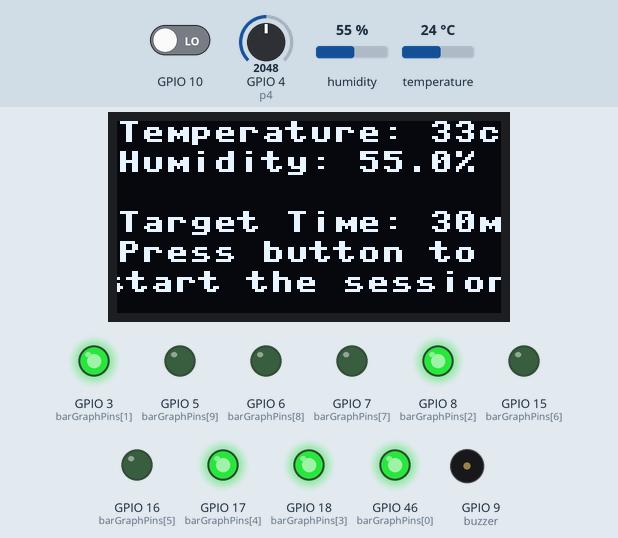
Simulated run of this program. Board: ESP32 board running MicroPython. Parts: 128×64 one-colour display, output pins drawn as LEDs (lit = HIGH), buzzer (waves = sounding). Wiring (from the project's diagram.json): green LED on GPIO 3, potentiometer on GPIO 4, green LED on GPIO 5, green LED on GPIO 6, green LED on GPIO 7, green LED on GPIO 8, buzzer on GPIO 9, green LED on GPIO 15, green LED on GPIO 16, green LED on GPIO 17, green LED on GPIO 18, DHT22 sensor on GPIO 42, green LED on GPIO 46. The test bench sets the inputs (shaded band); at power-on: GPIO 10 LOW, GPIO 4 (p4) = 2048, humidity 55 %, temperature 24 °C (analog values on the 0–4095 scale). Library files of the repository ran but are not shown: ssd1306.py; what the program prints to the serial console is not drawn.

Above: at 0.4 s.
1.3 s: GPIO 10 driven HIGH
At 1.56 s:
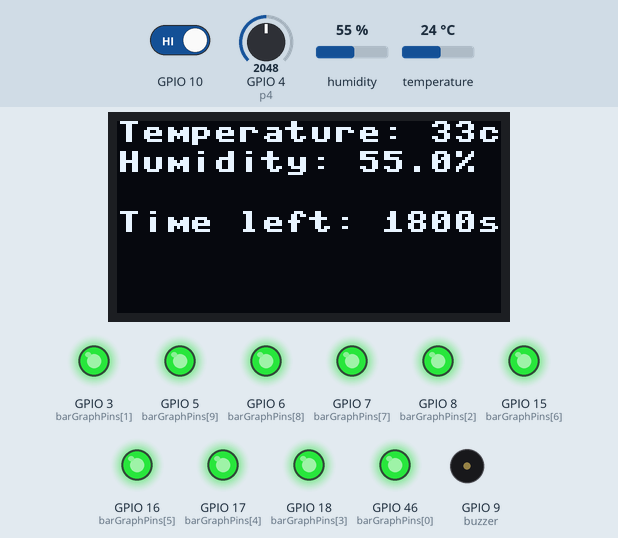
3.3 s: GPIO 4 (p4) set to 2866
At 3.57 s:
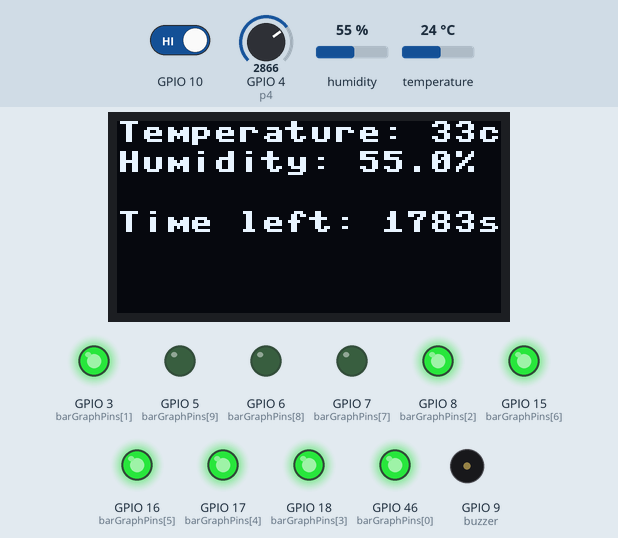
5.3 s: humidity set to 68 %
At 5.47 s:
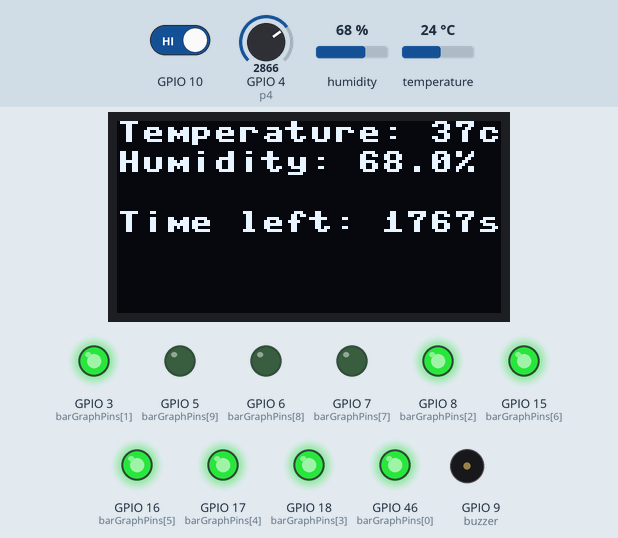
6.9 s: GPIO 4 (p4) set to 4095
At 7.12 s:
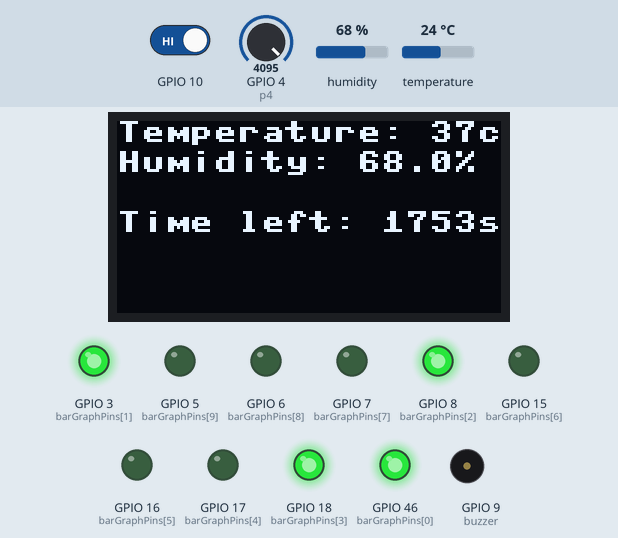
8.9 s: temperature set to 12 °C
At 9.13 s:
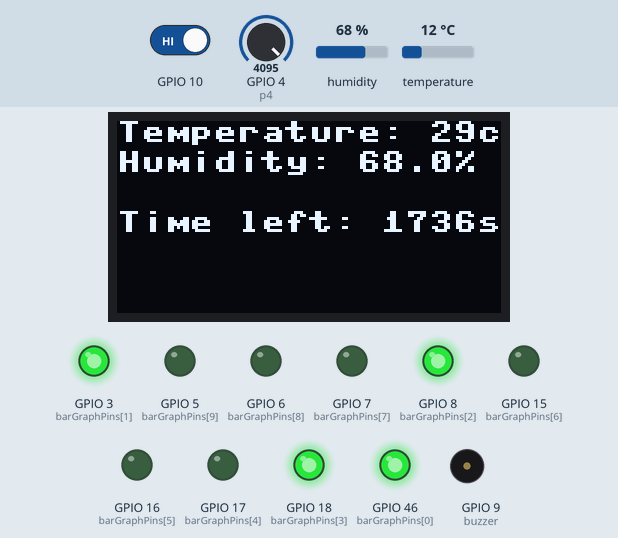
10.5 s: GPIO 4 (p4) set to 3603
At 10.78 s:
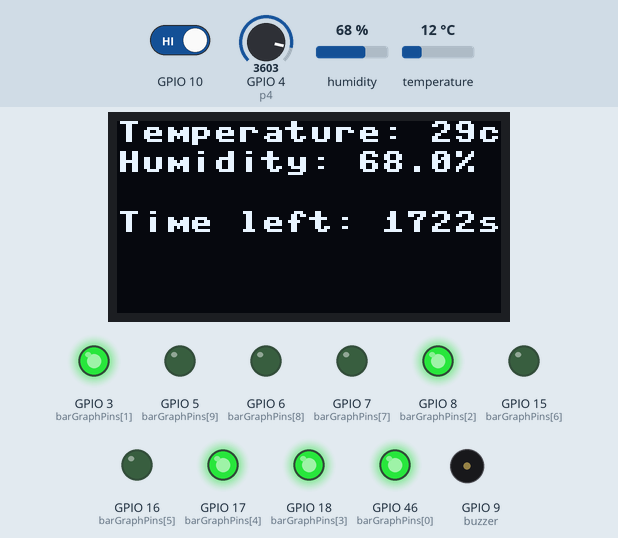
Timing chart, 0 to 13.5 s (numbered marks = the images above; inputs shaded):
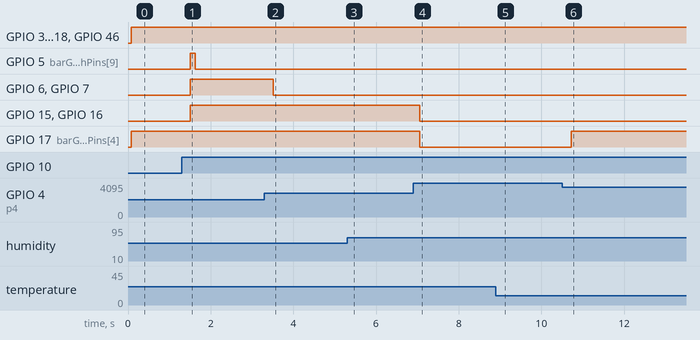

Measured:
- after the input at 1.3 s, GPIO 5 (barGraphPins[9]): LOW → HIGH after 0.21 s, → LOW 0.12 s later; GPIO 6 (barGraphPins[8]), GPIO 7 (barGraphPins[7]), GPIO 15 (barGraphPins[6]), GPIO 16 (barGraphPins[5]): LOW → HIGH after 0.21 s; the display: changes after 0.21 s (image 1)
- after the input at 3.3 s, GPIO 6 (barGraphPins[8]), GPIO 7 (barGraphPins[7]): HIGH → LOW after 0.22 s
- after the input at 5.3 s, the display: changes after 0.13 s (image 3)
- after the input at 6.9 s, GPIO 15 (barGraphPins[6]), GPIO 16 (barGraphPins[5]), GPIO 17 (barGraphPins[4]): HIGH → LOW after 0.16 s
- after the input at 10.5 s, GPIO 17 (barGraphPins[4]): LOW → HIGH after 0.23 s
- what the display in image 0 shows lasts 0.8 s, from 0.4 s to 1.2 s

The program:

main.py
```python
# Requirements:
# Time my sessions
# Warn me if something's amiss (i.e.: Too hot/Too cold/Too humid/Too long spent sitting)
# Set new timers
# View current stats (Temp/Humidity/Time Left)

# Parts List:
# ESP32-s3: https://docs.espressif.com/projects/esp-idf/en/stable/esp32s3/_images/ESP32-S3_DevKitC-1_pinlayout_v1.1.jpg
# Bar Graph: (Session Time/Temp/Humidity)
# Rotating thing: To switch the bar graph around
# Sliding thing: To set session time
# Temp/Humidity Sensor
# Buzzer: To tell me if smth is wrong
# Button: To reset session

# Generic Imports
from machine import Pin, ADC, PWM
import time

# OLED Import
from oled import *

# Temp import and setup
from dht import DHT22
tempSensor = DHT22(42)

# Buzzer import and setup
import buzzerPy

# Slider setup
p4 = Pin(4, Pin.IN)
sl = ADC(p4)
sl.atten(ADC.ATTN_11DB) # This is to make it work with the 3.3v power supply
sliderVal = sl.read() # Ranges from 0-4095 (inclusive)

# Led Bar Graph setup
barGraphPins = [Pin(46, Pin.OUT), Pin(3, Pin.OUT), Pin(8, Pin.OUT), Pin(18, Pin.OUT), Pin(17, Pin.OUT), Pin(16, Pin.OUT), Pin(15, Pin.OUT), Pin(7, Pin.OUT), Pin(6, Pin.OUT), Pin(5, Pin.OUT)]

# Buzzer setup
buzzer = buzzerPy.BUZZER(Pin(9, Pin.OUT))

# Planning out the variables:
isSessOn = False
cTemp = 80 # Current Temperature
cHum = 80 # Current Humidity
timeLeft = 0 # Time Left in Session
targetTime = 0
sesLen = 0 # Session length
sliderVal = 0
warning = False
err = None
btnPressTime = 750

# Generic functions
def mapValue(value, range1_min, range1_max, range2_min, range2_max):
    ratio = (value - range1_min) / (range1_max - range1_min)
    mapped_value = ratio * (range2_max - range2_min) + range2_min
    return int(mapped_value)

def getTemp():
    try:
        tempSensor.measure()
        temp = tempSensor.temperature()
        humidity = tempSensor.humidity()
    except Exception as e:
        print(e)
        temp, humidity = -1, -1
    return temp, humidity

def readButton(pinNum):
    pin = Pin(pinNum, Pin.IN)
    return pin.value()

# Bar Graph functions
def valToGraph(value):
    for i in range(10):
        if i < value:
            barGraphPins[i].value(1)
        else:
            barGraphPins[i].value(0)

def updateGraph(target, current, temp=0):
    val = mapValue(current, temp, target, 0, 10)
    valToGraph(val)


# Update Functions
def checkTemps(currentTemperature, currentHumidity):
    global warning
    global btnPressTime
    global err
    feelsLikeTemperature = (currentTemperature * 0.7) + (currentHumidity * 0.3)
    if not warning and btnPressTime > 750:
        if feelsLikeTemperature > 36:
            err = "TH"
        elif feelsLikeTemperature < 10:
            err = "TC"
        else:
            err = None
            buzzer.notone()
    else:
        if feelsLikeTemperature < 36 and feelsLikeTemperature > 10 and err != "S":
            buzzer.notone()
            warning = False
            err = None
    if err == "TH":
        warning = True
        buzzer.tone(buzzerPy.A5)
    elif err == "TC":
        warning = True
        buzzer.tone(buzzerPy.A5)

def checkButton():
    global warning
    global btnPressTime
    global err
    global isSessOn
    global targetTime
    global timeLeft
    if warning and readButton(10) and err != "S":
        warning = False
        err = None
        btnPressTime = 0
        buzzer.notone()
    elif warning and readButton(10) and err == "S":
        targetTime = 0
        isSessOn = False
        warning = False
        err = None
        btnPressTime = 0
    elif not isSessOn and readButton(10) and sl.read() > 0:
        isSessOn = True
        targetTime = mapValue(sl.read(), 0, 4095, 0, 60)
        timeLeft = targetTime*60 # Convert it to seconds

def checkSession():
    global isSessOn
    global timeLeft
    if isSessOn:
        # time.sleep(0.8) # Allow for processing of other things
        timeLeft -= 1
        if timeLeft <= 0:
            timeLeft = 0
            targetTime = 0
            isSessOn = False
            buzzer.tone(buzzerPy.A5)
            warning = True
            err = "S"

def checkSlider():
    global sliderVal
    global targetTime
    slVal = sl.read()
    sliderVal = mapValue(slVal, 0, 4095, 0, 10)
    if sliderVal != 0 and isSessOn != True:
        valToGraph(sliderVal)

def updateScreen():
    global targetTime
    global timeLeft
    temp, hum = getTemp()
    flt = (temp * 0.7) + (hum * 0.3)
    displayText(("Temperature: " + str(round(flt)) + "c"), 0, 0)
    displayText(("Humidity: " + str(hum) + "%"), 0, 10, False)
    if isSessOn:
        displayText(("Time left: " + str(timeLeft) + "s"), 0, 30, False)
        updateGraph(targetTime, timeLeft/60)
    elif sl.read() > 0:
        displayText(("Target Time: " + str(targetTime) + "m"), 0, 30, False)
        displayText("Press button to", 0, 40, False)
        displayText("start the session", -5, 50, False)
    else:
        updateGraph(86, flt, 5)


cTemp, cHum = getTemp()
while True:
    cTemp, cHum = getTemp()
    checkTemps(cTemp, cHum)
    checkButton()
    checkSlider() # This is only in case the session is over
    updateScreen()
    checkSession()
    # print(btnPressTime)
    print(targetTime, timeLeft)
    btnPressTime += 1 # AROUND 10 ish FPS
    targetTime = mapValue(sl.read(), 0, 4095, 0, 60)
```

oled.py
```python
from ssd1306 import SSD1306_I2C
from machine import Pin, I2C
import framebuf

# Animation setup
STATE = "a" # A for awake, S for asleep FIX THIS WHEN YOU SUBMIT IT
WIDTH = 128
HEIGHT= 64
SCL = 1
SDA = 2
i2c = I2C(0, scl=Pin(SCL), sda=Pin(SDA), freq=400000) # 8, 9 are the default values
oled = SSD1306_I2C(WIDTH, HEIGHT, i2c)

EYES = bytearray(b'\x00\x00\x00\x00\x00\x00\x00\x00\x00\x00\x00\x00\x00\x00\x00\x00\x00\x00\x00\x00\x00\x00\x00\x00\x00\x00\x00\x00\x00\x00\x00\x00\x00\x00\x00\x00\x00\x00\x00\x00\x00\x00\x00\x00\x00\x00\x00\x00\x00\x00\x00\x00\x00\x00\x00\x00\x00\x00\x00\x00\x00\x00\x00\x00\x00\x00\x00\x00\x00\x00\x00\x00\x00\x0f\xf0\x00\x00\x0f\xf0\x00\x00\x0f\xf0\x00\x00\x0f\xf0\x00\x00\x0f\xf0\x00\x00\x0f\xf0\x00\x00\x0f\xf0\x00\x00\x0f\xf0\x00\x00\x0f\xf0\x00\x00\x0f\xf0\x00\x00\x0f\xf0\x00\x00\x0f\xf0\x00\x00\x0f\xf0\x00\x00\x0f\xf0\x00\x00\x0f\xf0\x00\x00\x0f\xf0\x00\x00\x0f\xf0\x00\x00\x0f\xf0\x00\x00\x0f\xf0\x00\x00\x0f\xf0\x00\x00\x0f\xf0\x00\x00\x0f\xf0\x00\x00\x0f\xf0\x00\x00\x0f\xf0\x00\x00\x0f\xf0\x00\x00\x0f\xf0\x00\x00\x00\x00\x00\x00\x00\x00\x00\x00\x00\x00\x00\x00\x00\x00\x00\x00\x00\x00\x00\x00\x00\x00\x00\x00\x00\x00\x00\x00\x00\x00\x00\x00\x00\x00\x00\x00\x00\x00\x00\x00\x00\x00\x00\x00\x00\x00\x00\x00\x00\x00\x00\x00\x00\x00\x00\x00\x00\x00\x00\x00\x00\x00\x00\x00\x00\x00\x00\x00\x00\x00\x00\x00\x00\x00\x00\x00\x00\x00\x00\x00\x00\x00\x00\x00\x00\x00\x00\x00\x00\x00\x00\x00\x00\x00\x00\x00\x00\x00\x00\x00\x00\x00\x00\x00\x00\x00\x00\x00\x00\x00\x00\x00\x00\x00\x00\x00\x00\x00\x00\x00\x00\x00\x00\x00\x00\x00\x00\x00\x00\x00\x00\x00\x00\x00\x00\x00\x00\x00\x00\x00\x00\x00\x00\x00\x00\x00\x00\x00\x00\x00\x00\x00\x00\x00\x00\x00\x00\x00\x00\x00\x00\x00\x00\x00\x00\x00\x00\x00\x00\x00\x00\x00\x00\x00\x00\x00\x00\x00\x00\x00\x00\x00\x00\x00\x00\x00\x00\x00\x00\x00\x00\x00\x00\x00\x00\x00\x00\x00\x00\x00\x00\x00\x00\x00\x00\x00\x00\x00\x00\x00\x00\x00\x00\x00\x00\x00\x00\x00\x00\x00\x00\x00\x00\x00\x00\x00\x00\x00\x00\x00\x00\x00\x00\x00\x00\x00\x00\x00\x00\x00\x00\x00\x00\x00\x00\x00\x00\x00\x00\x00\x00\x00\x00\x00\x00\x00\x00\x00\x00\x00\x00\x00\x00\x00\x00\x00\x00\x00\x00\x00\x00\x00\x00\x00\x00\x00\x00\x00\x00\x00\x00\x00\x00\x00\x00\x00\x00\x00\x00\x00\x00\x00\x00\x00\x00\x00\x00\x00\x00\x00\x00\x00\x00\x00\x00\x00\x00\x00\x00\x00\x00\x00\x00\x00\x00\x00\x00\x00\x00\x00\x00\x00\x00\x00\x00\x00\x00\x00\x00\x00\x00\x00\x00\x00\x00')


def displayImage(img, sizeX, sizeY):
    oled.fill(0)
    fb = framebuf.FrameBuffer(img, sizeX, sizeY, framebuf.MONO_HLSB) # This means monochrome
    oled.blit(fb, int((WIDTH-sizeX)/2), 0)
    oled.show()

def displayAnimation(stages, sizeX, sizeY, speed=0.01):
    for i in stages:
        time.sleep(speed)
        displayImage(i, sizeX, sizeY)

def displayText(text, x, y, reset=True):
    if reset:
        oled.fill(0)
    oled.text(text, x, y)
    oled.show()
```

buzzerPy.py
```python
from machine import Pin, PWM
from time import sleep_ms

# Notes and its equivalent frequency
           # Octave 0 ********************
B0  = 31   # B
           # Octave 1 ********************
C1  = 33   # C
CS1 = 35   # C#/Db
D1  = 37   # D
DS1 = 39   # D#/Eb
E1  = 41   # E
F1  = 44   # F
FS1 = 46   # F#/Gb
G1  = 49   # G
GS1 = 52   # G#/Ab
A1  = 55   # A
AS1 = 58   # A#/Bb
B1  = 62   # B
           # Octave 2 ********************
C2  = 65   # C
CS2 = 69   # C#/Db
D2  = 73   # D
DS2 = 78   # D#/Eb
E2  = 82   # E
F2  = 87   # F
FS2 = 93   # F#/Gb
G2  = 98   # G
GS2 = 104  # G#/Ab
A2  = 110  # A
AS2 = 117  # A#/Bb
B2  = 123  # B
           # Octave 3 ********************
C3  = 131  # C
CS3 = 139  # C#/Db
D3  = 147  # D
DS3 = 156  # D#/Eb
E3  = 165  # E
F3  = 175  # F
FS3 = 185  # F#/Gb
G3  = 196  # G
GS3 = 208  # G#/Ab
A3  = 220  # A
AS3 = 233  # A#/Bb
B3  = 247  # B
           # Octave 4 ********************
C4  = 262  # C
CS4 = 277  # C#/Db
D4  = 294  # D
DS4 = 311  # D#/Eb
E4  = 330  # E
F4  = 349  # F
FS4 = 370  # F#/Gb
G4  = 392  # G
GS4 = 415  # G#/Ab
A4  = 440  # A
AS4 = 466  # A#/Bb
B4  = 494  # B
           # Octave 5 ********************
C5  = 523  # C
CS5 = 554  # C#/Db
D5  = 587  # D
DS5 = 622  # D#/Eb
E5  = 659  # E
F5  = 698  # F
FS5 = 740  # F#/Gb
G5  = 784  # G
GS5 = 831  # G#/Ab
A5  = 880  # A
AS5 = 932  # A#/Bb
B5  = 988  # B
           # Octave 6 ********************
C6  = 1047 # C
CS6 = 1109 # C#/Db
D6  = 1175 # D
DS6 = 1245 # D#/Eb
E6  = 1319 # E
F6  = 1397 # F
FS6 = 1480 # F#/Gb
G6  = 1568 # G
GS6 = 1661 # G#/Ab
A6  = 1760 # A
AS6 = 1865 # A#/Bb
B6  = 1976 # B
           # Octave 7 ********************
C7  = 2093 # C
CS7 = 2217 # C#/Db
D7  = 2349 # D
DS7 = 2489 # D#/Eb
E7  = 2637 # E
F7  = 2794 # F
FS7 = 2960 # F#/Gb
G7  = 3136 # G
GS7 = 3322 # G#/Ab
A7  = 3520 # A
AS7 = 3729 # A#/Bb
B7  = 3951 # B
           # Octave 8 ********************
C8  = 4186 # C
CS8 = 4435 # C#/Db
D8  = 4699 # D
DS8 = 4978 # D#/Eb

class BUZZER:
    def __init__(self, sig_pin):
        self.pwm = PWM(Pin(sig_pin),duty_u16=0)

    def play(self, melodies, wait, duty=32767):
        for note in melodies:
            if note != 0:
                self.pwm.freq(note)
            self.pwm.duty_u16(duty)
            sleep_ms(wait)
        # Disable the pulse, setting the duty to 0
        self.pwm.duty_u16(0)
        # Disconnect the pwm driver
        #self.pwm.deinit() # remove to play the next melodies

    def tone(self, notes, duty=32767):
        self.pwm.freq(notes)
        self.pwm.duty_u16(duty)

    def notone(self):
        # self.pwm.freq(notes)
        # self.pwm.duty_u16(duty)
        # sleep_ms(wait)
        self.pwm.duty_u16(0)

# Sample melodies:
mario = [
     E7, E7,  0, E7,  0, C7, E7,  0,
     G7,  0,  0,  0, G6,  0,  0,  0,
     C7,  0,  0, G6,  0,  0, E6,  0,
      0, A6,  0, B6,  0,AS6, A6,  0,
     G6, E7,  0, G7, A7,  0, F7, G7,
      0, E7,  0, C7, D7, B6,  0,  0,
     C7,  0,  0, G6,  0,  0, E6,  0,
      0, A6,  0, B6,  0,AS6, A6,  0,
     G6, E7,  0, G7, A7,  0, F7, G7,
      0, E7,  0, C7, D7, B6,  0,  0,
    ]

# This is the list of notes for jingle bells
jingle = [
    E7, E7, E7, 0,
    E7, E7, E7, 0,
    E7, G7, C7, D7, E7, 0,
    F7, F7, F7, F7, F7, E7, E7, E7, E7, D7, D7, E7, D7, 0, G7, 0,
    E7, E7, E7, 0,
    E7, E7, E7, 0,
    E7, G7, C7, D7, E7, 0,
    F7, F7, F7, F7, F7, E7, E7, E7, G7, G7, F7, D7, C7, 0
    ]

# This is the list of notes for Twinkle, Twinkle Little Star
twinkle = [
    C6, C6, G6, G6, A6, A6, G6, 0,
    F6, F6, E6, E6, D6, D6, C6, 0,
    G6, G6, F6, F6, E6, E6, D6, 0,
    G6, G6, F6, F6, E6, E6, D6, 0,
    C6, C6, G6, G6, A6, A6, G6, 0,
    F6, F6, E6, E6, D6, D6, C6, 0,
    ]
```
